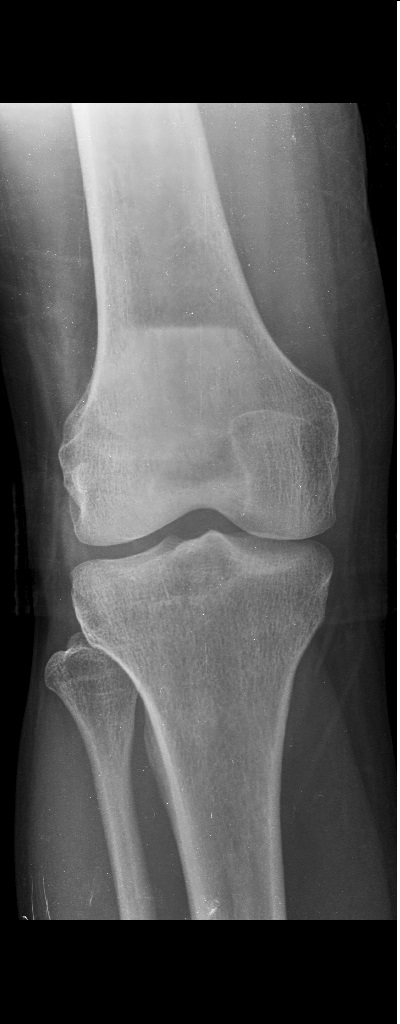
#> input picture input_images/10_augmented_2.png, 400 x 1024 px; its folder holds only this picture in this run
$ python final_working.py
#> lines starting #> are read from the running program, lines starting #| are printed output that depends on the picture
import cv2
import numpy as np
import os
import csv
from scipy.stats import entropy

def fib_sequence(n):
    f = [1, 1]
    while f[-1] < n:
        f.append(f[-1] + f[-2])
    return f

# Return largest Fibonacci <= x (for preprocess)
def floor_fib(x):
    f = [v for v in fib_sequence(x) if v <= x]
    return max(f) if f else 1

# Return largest Fibonacci < x (for segmentation)
def prev_fib(x):
    f = [v for v in fib_sequence(x) if v < x]
    return max(f) if f else 1


# --- Preprocessing ---
def preprocess_image(img):
    """Rotate if needed and resize to nearest Fibonacci dimensions."""
    h, w = img.shape[:2]
    # ensure width >= height
    if h > w:
        img = cv2.rotate(img, cv2.ROTATE_90_CLOCKWISE)
        h, w = img.shape[:2]
    # crop/rescale using floor Fibonacci
    tw = floor_fib(w)
    th = floor_fib(h)
    return cv2.resize(img, (tw, th))

# --- Segmentation via inward golden spiral ---
def golden_spiral_segments_inward(img):
    """Split image into 5 segments following an inward Fibonacci spiral."""
    H, W = img.shape[:2]
    segs, coords = [], []
    x0, y0, cw, ch = 0, 0, W, H

    # 1) left vertical
    split = prev_fib(cw)
    coords.append((x0, y0, split, ch))
    segs.append(img[y0:y0+ch, x0:x0+split])
    x0 += split; cw -= split

    # 2) top horizontal
    split = prev_fib(ch)
    coords.append((x0, y0, cw, split))
    segs.append(img[y0:y0+split, x0:x0+cw])
    y0 += split; ch -= split

    # 3) right vertical
    split = prev_fib(cw)
    coords.append((x0+cw-split, y0, split, ch))
    segs.append(img[y0:y0+ch, x0+cw-split:x0+cw])
    cw -= split

    # 4) bottom horizontal
    split = prev_fib(ch)
    coords.append((x0, y0+ch-split, cw, split))
    segs.append(img[y0+ch-split:y0+ch, x0:x0+cw])
    ch -= split

    # 5) center
    coords.append((x0, y0, cw, ch))
    segs.append(img[y0:y0+ch, x0:x0+cw])

    return segs, coords

# --- Metrics ---
def calculate_entropy(image):
    hist = cv2.calcHist([image], [0], None, [256], [0, 256]).ravel()
    hist /= hist.sum()
    return entropy(hist, base=2)

def calculate_info_gain(parent_entropy, segment_entropy):
    return parent_entropy - segment_entropy

# --- Feature Extraction ---
def extract_features(img):
    img_gray = cv2.cvtColor(img, cv2.COLOR_BGR2GRAY)
    segments, _ = golden_spiral_segments_inward(img_gray)
    parent_entropy = calculate_entropy(img_gray)

    features = []
    for seg in segments:
        mean_val = np.mean(seg)
        stddev_val = np.std(seg)
        ent = calculate_entropy(seg)
        info_gain = calculate_info_gain(parent_entropy, ent)
        features.extend([mean_val, stddev_val, ent, info_gain])
    return features

# --- Processing Function ---
def process_dataset(input_dir='input_images', output_csv='features.csv', output_seg_dir='segmented_images'):
#> called with input_dir = 'input_images', output_csv = 'features.csv', output_seg_dir = 'segmented_images'
    os.makedirs(output_seg_dir, exist_ok=True)
    data = []
    header = []

    # Build CSV header
    for i in range(5):
        header.extend([
            f'segment_{i+1}_mean',
            f'segment_{i+1}_stddev',
            f'segment_{i+1}_entropy',
            f'segment_{i+1}_info_gain'
        ])
    header.append('label')

    for root, dirs, files in os.walk(input_dir):
        for filename in files:
            if filename.lower().endswith(('.jpg', '.jpeg', '.png', '.bmp', '.tiff')):
                img_path = os.path.join(root, filename)
                img = cv2.imread(img_path)
#> img is the input picture: shape (1024, 400, 3); min 0, max 255, mean 85.1
                if img is None:
                    print(f"[!] Could not load image: {img_path}")
                    continue
                label = os.path.basename(os.path.dirname(img_path))
                print(f"[✓] Processing {filename} (label: {label})...")

                img_proc = preprocess_image(img)
#> in preprocess_image, `img = cv2.rotate(img, cv2.ROTATE_90_CLOCKWISE)`:
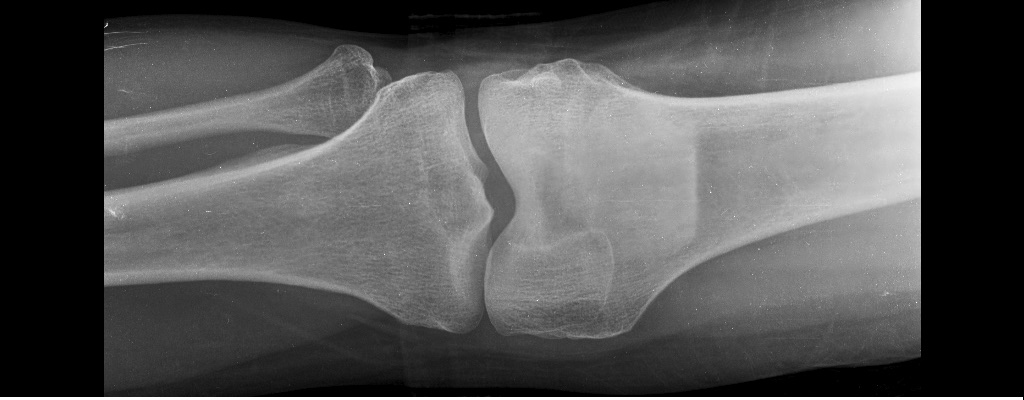
#> img: shape (400, 1024, 3); min 0, max 255, mean 85.1
                feature_vector = extract_features(img_proc)
#> in extract_features, `segments, _ = golden_spiral_segments_inward(img_gray)`: segments = 5 items
#> in calculate_entropy, `hist = cv2.calcHist([image], [0], None, [256], [0, 256]).ravel()`: hist = 256 values, max 88871 at index 0, min 0 at index 246, mean 1453.5
#> in calculate_entropy, `hist /= hist.sum()`: hist = 256 values, max 0.239 at index 0, min 0 at index 246, mean 0.00391
#> in extract_features, `parent_entropy = calculate_entropy(img_gray)`: parent_entropy = 6.58
#> the loop in extract_features, `for seg in segments:` made 5 passes
#> (mean_val, stddev_val, ent, info_gain) on passes 1 to 5: (79.49, 59.08, 6.59, -0.0128), (111.9, 77.19, 6.29, 0.287), (53.25, 63.89, 4.54, 2.04), (61.82, 44.01, 6.45, 0.128), (118.7, 17.52, 6.12, 0.458)
#> after the loop in extract_features, `for seg in segments:`: features = [79.49, 59.08, 6.59, -0.0128, 111.9, 77.19, 6.29, 0.287, 53.25, 63.89, 4.54, 2.04, 61.82, 44.01, 6.45, 0.128, 118.7, 17.52, 6.12, 0.458]
#> feature_vector has the same summary as features in extract_features
                feature_vector.append(label)
                data.append(feature_vector)

                # Save segments
                save_folder = os.path.join(output_seg_dir, os.path.splitext(filename)[0])
                os.makedirs(save_folder, exist_ok=True)
                segments, coords = golden_spiral_segments_inward(img_proc)
#> segments = 5 items; coords = [(0, 0, 610, 377), (610, 0, 377, 233), (754, 233, 233, 144), (610, 288, 144, 89), (610, 233, 144, 55)]
                for idx, seg in enumerate(segments):
                    seg_path = os.path.join(save_folder, f'segment_{idx+1}.png')
                    cv2.imwrite(seg_path, seg)
#> this loop made 5 passes
#> pass 1, in process_dataset, `cv2.imwrite(seg_path, seg)`:
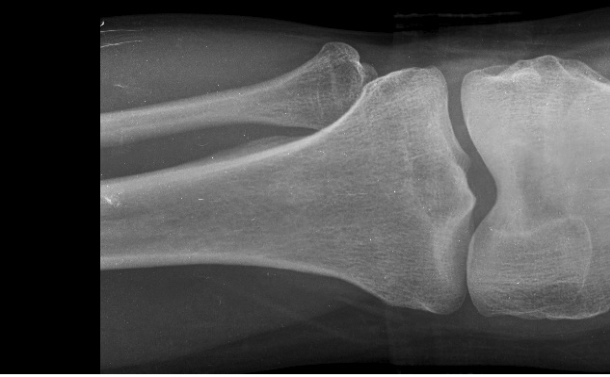
#> saved as segment_1.png: shape (377, 610, 3); min 0, max 255, mean 79.5
#> pass 2, in process_dataset, `cv2.imwrite(seg_path, seg)`:
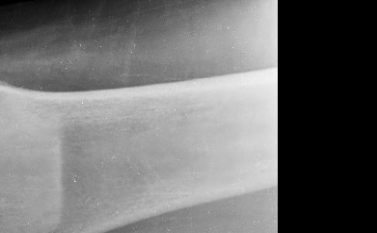
#> saved as segment_2.png: shape (233, 377, 3); min 0, max 245, mean 111.9

    # Write CSV
    with open(output_csv, mode='w', newline='') as f:
        writer = csv.writer(f)
        writer.writerow(header)
        writer.writerows(data)

    print(f"\nFeature extraction and segmentation complete.")
    print(f"Features saved to '{output_csv}'")
    print(f"Segmented images saved under '{output_seg_dir}'")

# --- Main ---
if __name__ == '__main__':
    process_dataset()
